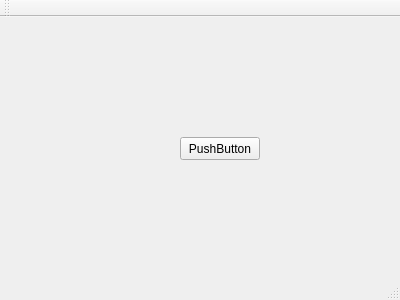
<?xml version="1.0" encoding="UTF-8"?>
<ui version="4.0">
 <class>MainWindow</class>
 <widget class="QMainWindow" name="MainWindow">
  <property name="geometry">
   <rect>
    <x>0</x>
    <y>0</y>
    <width>400</width>
    <height>300</height>
   </rect>
  </property>
  <property name="windowTitle">
   <string>MainWindow</string>
  </property>
  <widget class="QWidget" name="centralWidget">
   <widget class="QPushButton" name="pushButton">
    <property name="geometry">
     <rect>
      <x>180</x>
      <y>120</y>
      <width>80</width>
      <height>23</height>
     </rect>
    </property>
    <property name="text">
     <string>PushButton</string>
    </property>
   </widget>
  </widget>
  <widget class="QMenuBar" name="menuBar">
   <property name="geometry">
    <rect>
     <x>0</x>
     <y>0</y>
     <width>400</width>
     <height>20</height>
    </rect>
   </property>
  </widget>
  <widget class="QToolBar" name="mainToolBar">
   <attribute name="toolBarArea">
    <enum>TopToolBarArea</enum>
   </attribute>
   <attribute name="toolBarBreak">
    <bool>false</bool>
   </attribute>
  </widget>
  <widget class="QStatusBar" name="statusBar"/>
 </widget>
 <layoutdefault spacing="6" margin="11"/>
 <resources/>
 <connections/>
</ui>
